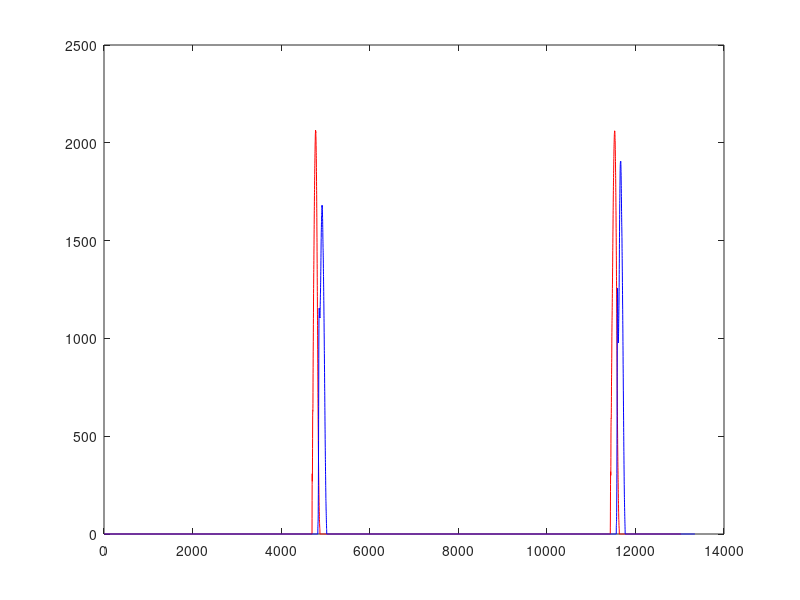
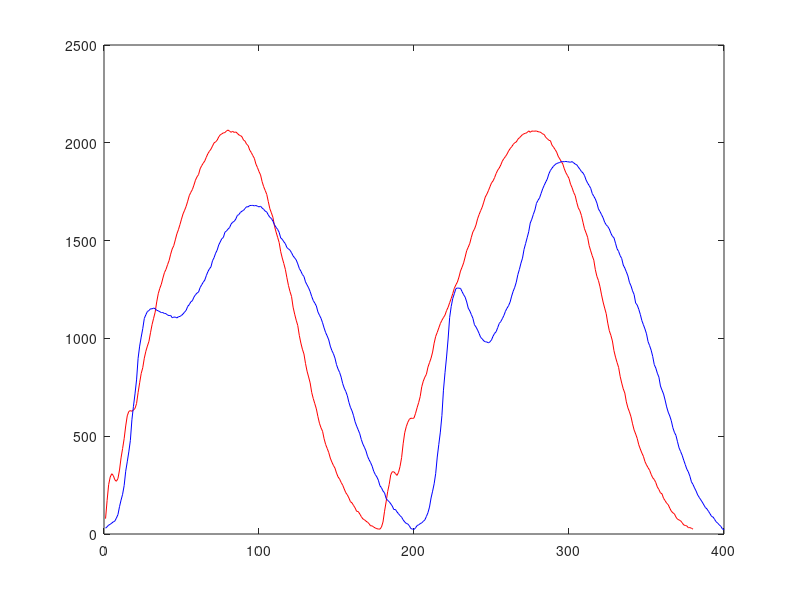

These figures' MATLAB source, in order:
clc
close all

pkg load io
vol1_antepe = dlmread('Voluntario_01_antepe.csv', ',', 5, 0);
vol1_retropepe = dlmread('Voluntario_01_retrope.csv', ',', 5, 0);
#fz1 = vol1_antepe(:, 5); % selecionar a coluna 5 que eh o fz da plataforma de forca 1 
fz2_vol1_antepe = vol1_antepe(:, 14); % selecionar a coluna 5 que eh o fz da plataforma de forca 2 
fz2_vol1_retrope = vol1_retropepe(:, 14); % selecionar a coluna 5 que eh o fz da plataforma de forca 2

#plot(fz1, 'b')

plot(fz2_vol1_antepe, 'r')
hold on
plot(fz2_vol1_retrope, 'b')


fsuporte_a = find(fz2_vol1_antepe > 0);
fsuporte_r = find(fz2_vol1_retrope > 0);


fz2_vol1a = fz2_vol1_antepe(fsuporte_a, :);
fz2_vol1r = fz2_vol1_retrope(fsuporte_r, :);
figure 
plot(fz2_vol1a, 'r')
hold on
plot(fz2_vol1r, 'b')


#size(data)
#csvread